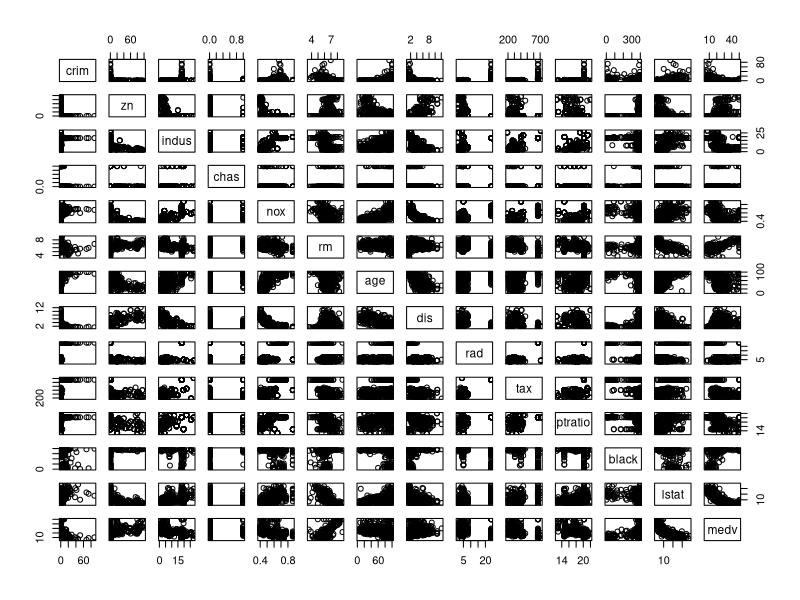
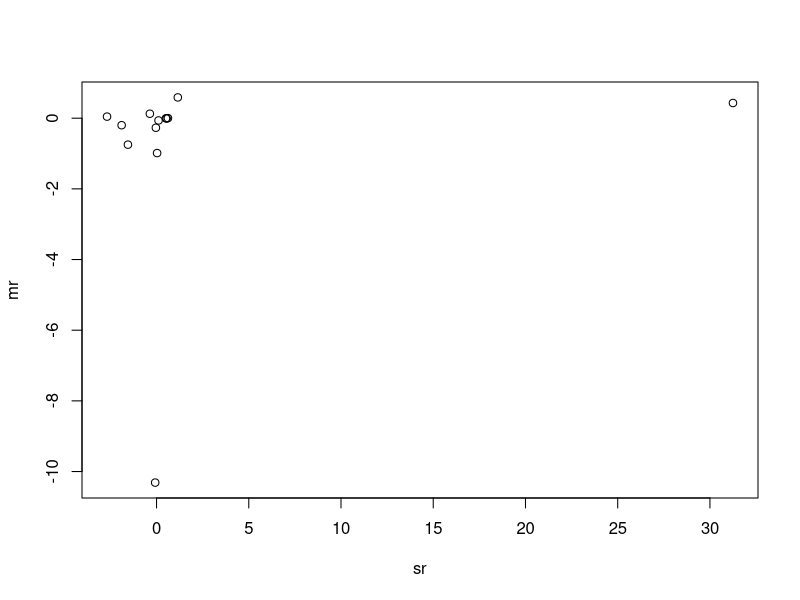

These charts were generated, in order, by the following R code:
###Q15

library(MASS)
attach(Boston)
head(Boston)

fit1 <- lm(crim ~ rm)
summary(fit1)

fit2 <- lm(crim ~ age)
summary(fit2)

fit3 <- lm(crim ~ dis)
summary(fit3)

fit4 <- lm(crim ~ zn)
summary(fit4)

fit5 <- lm(crim ~ nox)
summary(fit5)

fit6<- lm(crim ~ rad)
summary(fit6)

fit7 <- lm(crim ~ tax)
summary(fit7)

fit8 <- lm(crim ~ ptratio)
summary(fit8)

fit9 <- lm(crim ~ indus)
summary(fit9)

fit10 <- lm(crim ~ black)
summary(fit10)

fit11 <- lm(crim ~ lstat)
summary(fit11)

fit12 <- lm(crim ~ medv)
summary(fit12)

chas <- as.factor(chas)
fit13 <- lm(crim ~ chas)
summary(fit13)

pairs(Boston)

fit <- lm(crim ~ ., data = Boston)
summary(fit)

sr <- vector("numeric",0)
sr <- c(sr, fit1$coefficient[2])
sr <- c(sr, fit2$coefficient[2])
sr <- c(sr, fit3$coefficient[2])
sr <- c(sr, fit4$coefficient[2])
sr <- c(sr, fit5$coefficient[2])
sr <- c(sr, fit6$coefficient[2])
sr <- c(sr, fit7$coefficient[2])
sr <- c(sr, fit8$coefficient[2])
sr <- c(sr, fit9$coefficient[2])
sr <- c(sr, fit10$coefficient[2])
sr <- c(sr, fit11$coefficient[2])
sr <- c(sr, fit12$coefficient[2])
sr <- c(sr, fit13$coefficient[2])
mr <- vector("numeric", 0)
mr <- c(mr, fit$coefficients)
mr <- mr[-1]
plot(sr, mr)



fit14 <- lm(crim ~ poly(indus, 3))
summary(fit14)


fit15 <- lm(crim ~ poly(dis, 3))
summary(fit15)


fit16 <- lm(crim ~ poly(zn, 3))
summary(fit16)

fit17 <- lm(crim ~ poly(medv, 3))
summary(fit17)

fit18 <- lm(crim ~ poly(rad, 3))
summary(fit18)

fit19 <- lm(crim ~ poly(nox, 3))
summary(fit19)

fit20 <- lm(crim ~ poly(rm, 3))
summary(fit20)

fit21 <- lm(crim ~ poly(age, 3))
summary(fit21)

fit22 <- lm(crim ~ poly(ptratio, 3))
summary(fit22)

fit23 <- lm(crim ~ poly(black, 3))
summary(fit23)

fit24 <- lm(crim ~ poly(tax, 3))
summary(fit24)

fit25 <- lm(crim ~ poly(lstat, 3))
summary(fit25)

